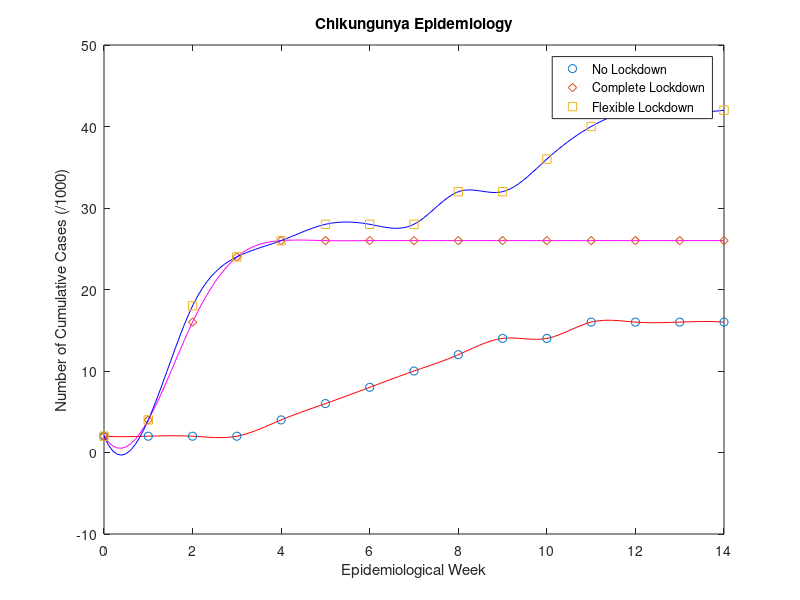

This chart was generated by the following MATLAB code:
weeks = 0:14;

%cases /1000
no_strategy = [2 2 2 2 4 6 8 10 12 14 14 16 16 16 16];
s1 = [2 2 2 4 4 6 6 6 6 6 6 6 6 6 6]; % stopped at 5th week
s2 = [2 2 2 4 6 6 8 8 8 8 8 8 8 8 8]; % stopped at 7th week
abs_quarantine = [2 4 16 24 26 26 26 26 26 26 26 26 26 26 26];
ess_quarantine = [2 4 18 24 26 28 28 28 32 32 36 40 42 42 42 ];

samplingRateIncrease = 10;
newXSamplePoints = linspace(0, length(weeks)-1, (length(weeks)-1) * samplingRateIncrease);
smoothed_no_strategy = spline(weeks, no_strategy, newXSamplePoints);
smoothed_s1 = spline(weeks, s1, newXSamplePoints);
smoothed_s2 = spline(weeks, s2, newXSamplePoints);
smoothed_ess_quarantine = spline(weeks, ess_quarantine, newXSamplePoints);
smoothed_abs_quarantine = spline(weeks, abs_quarantine, newXSamplePoints);


plot(newXSamplePoints, smoothed_no_strategy, 'r','HandleVisibility','off');
hold on
scatter(weeks, no_strategy, 'or', 'DisplayName', 'No Lockdown');

plot(newXSamplePoints, smoothed_abs_quarantine, 'm','HandleVisibility','off');
scatter(weeks, abs_quarantine, 'dm', 'DisplayName', 'Complete Lockdown');

plot(newXSamplePoints,smoothed_ess_quarantine, 'b','HandleVisibility','off');
scatter(weeks, ess_quarantine, 'sb', 'DisplayName','Flexible Lockdown');

title('Chikungunya Epidemiology')
xlabel('Epidemiological Week')
ylabel('Number of Cumulative Cases (/1000)')
hold off
legend